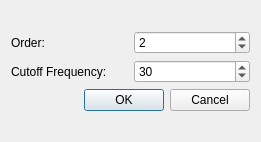
<?xml version="1.0" encoding="UTF-8"?>
<ui version="4.0">
 <class>DialogButterworthHighPassFilter</class>
 <widget class="QDialog" name="DialogButterworthHighPassFilter">
  <property name="geometry">
   <rect>
    <x>0</x>
    <y>0</y>
    <width>261</width>
    <height>142</height>
   </rect>
  </property>
  <property name="windowTitle">
   <string>Dialog</string>
  </property>
  <layout class="QVBoxLayout" name="verticalLayout_2">
   <item>
    <layout class="QVBoxLayout" name="verticalLayout">
     <item>
      <layout class="QGridLayout" name="gridLayout">
       <item row="1" column="0">
        <widget class="QLabel" name="label">
         <property name="text">
          <string>Cutoff Frequency: </string>
         </property>
        </widget>
       </item>
       <item row="1" column="1">
        <widget class="QSpinBox" name="spinBoxFrequency">
         <property name="maximum">
          <number>1024</number>
         </property>
         <property name="value">
          <number>30</number>
         </property>
        </widget>
       </item>
       <item row="0" column="0">
        <widget class="QLabel" name="label_2">
         <property name="text">
          <string>Order: </string>
         </property>
        </widget>
       </item>
       <item row="0" column="1">
        <widget class="QSpinBox" name="spinBoxOrder">
         <property name="maximum">
          <number>10</number>
         </property>
         <property name="value">
          <number>2</number>
         </property>
        </widget>
       </item>
      </layout>
     </item>
     <item>
      <widget class="QDialogButtonBox" name="buttonBox">
       <property name="orientation">
        <enum>Qt::Horizontal</enum>
       </property>
       <property name="standardButtons">
        <set>QDialogButtonBox::Cancel|QDialogButtonBox::Ok</set>
       </property>
      </widget>
     </item>
    </layout>
   </item>
  </layout>
 </widget>
 <resources/>
 <connections>
  <connection>
   <sender>buttonBox</sender>
   <signal>accepted()</signal>
   <receiver>DialogButterworthHighPassFilter</receiver>
   <slot>accept()</slot>
   <hints>
    <hint type="sourcelabel">
     <x>248</x>
     <y>254</y>
    </hint>
    <hint type="destinationlabel">
     <x>157</x>
     <y>274</y>
    </hint>
   </hints>
  </connection>
  <connection>
   <sender>buttonBox</sender>
   <signal>rejected()</signal>
   <receiver>DialogButterworthHighPassFilter</receiver>
   <slot>reject()</slot>
   <hints>
    <hint type="sourcelabel">
     <x>316</x>
     <y>260</y>
    </hint>
    <hint type="destinationlabel">
     <x>286</x>
     <y>274</y>
    </hint>
   </hints>
  </connection>
 </connections>
</ui>
